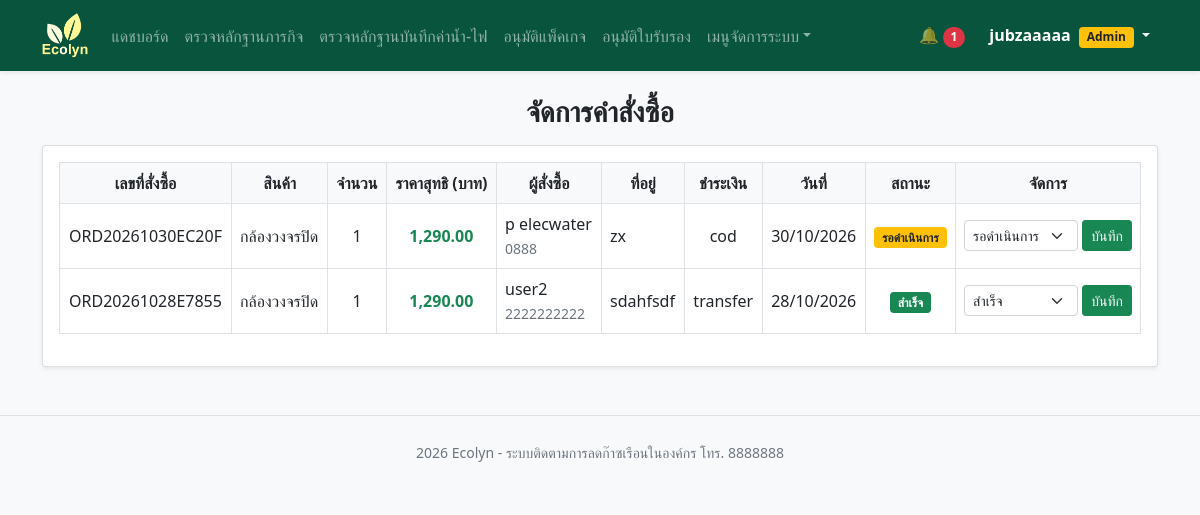
Page /admin/product_order.php (signed in) on the committed database.
### tables this page shows
CREATE TABLE `company` (
  `id` int(11) NOT NULL,
  `role_id` int(11) NOT NULL DEFAULT 2,
  `email` varchar(255) NOT NULL,
  `pass` varchar(255) NOT NULL,
  `name` varchar(255) NOT NULL,
  `tel` varchar(13) NOT NULL,
  `status` enum('Y','N') NOT NULL DEFAULT 'Y',
  `create_at` datetime NOT NULL DEFAULT current_timestamp()
);

CREATE TABLE `product_order` (
  `id` int(11) NOT NULL,
  `order_no` varchar(50) NOT NULL,
  `company_id` int(11) NOT NULL,
  `product_id` int(11) NOT NULL,
  `qty` int(11) NOT NULL DEFAULT 1,
  `product_price` decimal(10,2) NOT NULL,
  `total_price` decimal(10,2) NOT NULL,
  `point_use` int(11) NOT NULL,
  `disc_amount` decimal(10,2) NOT NULL,
  `final_price` decimal(10,2) NOT NULL,
  `buy_name` varchar(255) NOT NULL,
  `buy_tel` varchar(255) NOT NULL,
  `ship_addr` text NOT NULL,
  `pay_method` varchar(255) NOT NULL,
  `status` enum('pending','paid','ship','complete','cancel') NOT NULL DEFAULT 'pending',
  `create_at` datetime NOT NULL DEFAULT current_timestamp()
);

CREATE TABLE `product` (
  `id_pro` int(11) NOT NULL,
  `name` varchar(255) NOT NULL,
  `shop_name` varchar(255) DEFAULT NULL,
  `detail` text NOT NULL,
  `price` decimal(10,2) NOT NULL,
  `point_disc` int(11) NOT NULL DEFAULT 0,
  `num` int(11) NOT NULL DEFAULT 10,
  `pic` varchar(255) DEFAULT NULL,
  `status` enum('active','inactive') NOT NULL DEFAULT 'active',
  `create_at` datetime NOT NULL DEFAULT current_timestamp()
);

### admin/product_order.php (the view, shortened to what this page needs)
<?php
include '../config.php';
$status_list = [
    'pending'  => ['รอดำเนินการ', 'warning text-dark'],
    'paid'     => ['ชำระเงินแล้ว', 'info text-dark'],
    'ship'     => ['จัดส่งแล้ว', 'primary'],
    'complete' => ['สำเร็จ', 'success'],
    'cancel'   => ['ยกเลิก', 'danger']
];
$prs = [];
$r = mysqli_query($conn, "select * from product");
while($x = mysqli_fetch_assoc($r)) $prs[$x['id_pro']] = $x;
$order_result = mysqli_query($conn, "select * from product_order order by id desc");
?>
<!DOCTYPE html>
<html lang="th">
<head>
</head>
<body class="bg-light">
    <?php include '../navbar.php'; ?>
    <div class="container">
        <h3 class="fw-bold mt-3 text-center">จัดการคำสั่งซื้อ</h3>
        <div class="card shadow-sm p-3 mt-3">
            <table class="table table-hover table-bordered align-middle">
                <thead class="bg-light">
                    <tr class="text-center">
                        <th>เลขที่สั่งซื้อ</th>
                        <th>สินค้า</th>
                        <th>จำนวน</th>
                        <th>ราคาสุทธิ (บาท)</th>
                        <th>ผู้สั่งซื้อ</th>
                        <th>ที่อยู่</th>
                        <th>ชำระเงิน</th>
                        <th>วันที่</th>
                        <th>สถานะ</th>
                        <th>จัดการ</th>
                    </tr>
                </thead>
                <tbody>
                <?php while($o = mysqli_fetch_assoc($order_result)): ?>
                    <?php $pr = $prs[$o['product_id']] ?? null; ?>
                    <tr class="text-center">
                        <td><?= $o['order_no'] ?></td>
                        <td class="text-start"><?= $pr['name'] ?? '-' ?></td>
                        <td><?= $o['qty'] ?></td>
                        <td class="text-success fw-bold"><?= number_format($o['final_price'], 2) ?></td>
                        <td class="text-start"><?= $o['buy_name'] ?><br><small class="text-muted"><?= $o['buy_tel'] ?></small></td>
                        <td class="text-start"><?= $o['ship_addr'] ?></td>
                        <td><?= $o['pay_method'] ?></td>
                        <td><?= date('d/m/Y', strtotime($o['create_at'])) ?></td>
                        <td>
                            <span class="badge bg-<?= $status_list[$o['status']][1] ?? 'secondary' ?>"><?= $status_list[$o['status']][0] ?? $o['status'] ?></span>
                        </td>
                        <td>
                            <form method="post" class="d-flex gap-1">
                                <select name="status" class="form-select form-select-sm">
                                    <?php foreach($status_list as $key => $s): ?>
                                        <option value="<?= $key ?>" <?= $o['status'] == $key ? 'selected' : '' ?>><?= $s[0] ?></option>
                                    <?php endforeach; ?>
                                </select>
                                <button class="btn btn-sm btn-success">บันทึก</button>
                            </form>
                        </td>
                    </tr>
                <?php endwhile; ?>
                </tbody>
            </table>
        </div>
    </div>
<?php include '../footer.php'; ?>
</body>
</html>

### navbar.php (shortened to what this page needs)
<?php
include 'config.php';
$in_admin = strpos($_SERVER['PHP_SELF'], '/admin/') !== false;
$base = $in_admin ? '../' : '';
$admin = $in_admin ? '' : 'admin/';
$page = basename($_SERVER['PHP_SELF']);
$cid = $_SESSION['company_id'] ?? 0;
$company = null;
$unread = 0;
if($cid){
    $company = mysqli_fetch_assoc(mysqli_query($conn, "select * from company where id=$cid"));
    $unread = mysqli_num_rows(mysqli_query($conn, "select * from noti where recip_id=$cid and is_read=0"));
}
$is_admin = ($company['role_id'] ?? 0) == 1;
$admin_menu = [
    'dashboard.php'=>'แดชบอร์ด',
    'mission_review.php'=>'ตรวจหลักฐานภารกิจ',
    'utility_review.php'=>'ตรวจหลักฐานบันทึกค่าน้ำ-ไฟ',
    'pack_review.php'=>'อนุมัติแพ็คเกจ',
    'certificate_review.php'=>'อนุมัติใบรับรอง'
    ];
?>
<link rel="stylesheet" href="<?= $base ?>css/bootstrap.min.css">
<nav class="navbar navbar-expand-lg navbar-dark mb-4 shadow-sm bg-green">
    <div class="container">
        <a href="<?= $base ?>index.php" class="navbar-brand">
            <img src="<?= $base ?>img/Logo.png" style="height:45px;">
        </a>
        <div class="collapse navbar-collapse bg" id="navMenu">
            <ul class="navbar-nav me-auto">
                <?php if($is_admin): ?>
                    <?php foreach($admin_menu as $file => $label): ?>
                        <li class="nav-item">
                            <a class="nav-link <?= $page == $file ? 'active fw-bold' : '' ?>" href="<?= $admin . $file ?>"><?= $label ?></a>
                        </li>
                    <?php endforeach; ?>
                    <li class="nav-item dropdown">
                        <a href="#" class="nav-link dropdown-toggle" data-bs-toggle="dropdown">เมนูจัดการระบบ</a>
                    </li>
                <?php endif; ?>
            </ul>
            <ul class="navbar-nav align-items-center">
                <?php if($company): ?>
                    <li class="nav-item me-2">
                        <a class="nav-link" href="<?= $base ?>noti.php">
                            🔔 <?php if($unread > 0): ?><span class="badge bg-danger rounded-pill"><?= $unread ?></span><?php endif; ?>
                        </a>
                    </li>
                    <li class="nav-item dropdown">
                        <a class="nav-link dropdown-toggle text-white fw-bold" href="#" data-bs-toggle="dropdown">
                            <?= $company['name'] ?>
                            <?php if($is_admin): ?><span class="badge bg-warning text-dark ms-1">Admin</span><?php endif; ?>
                        </a>
                    </li>
                <?php endif; ?>
            </ul>
        </div>
    </div>
</nav>

### navbar.php (style rules this page uses)
.bg-green { background-color: #08543c; }

### rows in the picture
company: name "jubzaaaaa"
product_order: order_no "ORD20261030EC20F", product.name "กล้องวงจรปิด", qty "1", final_price "1,290.00", buy_name "p elecwater", buy_tel "0888", ship_addr "zx", pay_method "cod", create_at "30/10/2026", status "รอดำเนินการ"
product_order: order_no "ORD20261028E7855", product.name "กล้องวงจรปิด", qty "1", final_price "1,290.00", buy_name "user2", buy_tel "2222222222", ship_addr "sdahfsdf", pay_method "transfer", create_at "28/10/2026", status "สำเร็จ"

### other values in the picture
$label "แดชบอร์ด"
$label "ตรวจหลักฐานภารกิจ"
$label "ตรวจหลักฐานบันทึกค่าน้ำ-ไฟ"
$label "อนุมัติแพ็คเกจ"
$label "อนุมัติใบรับรอง"
$unread "1"
